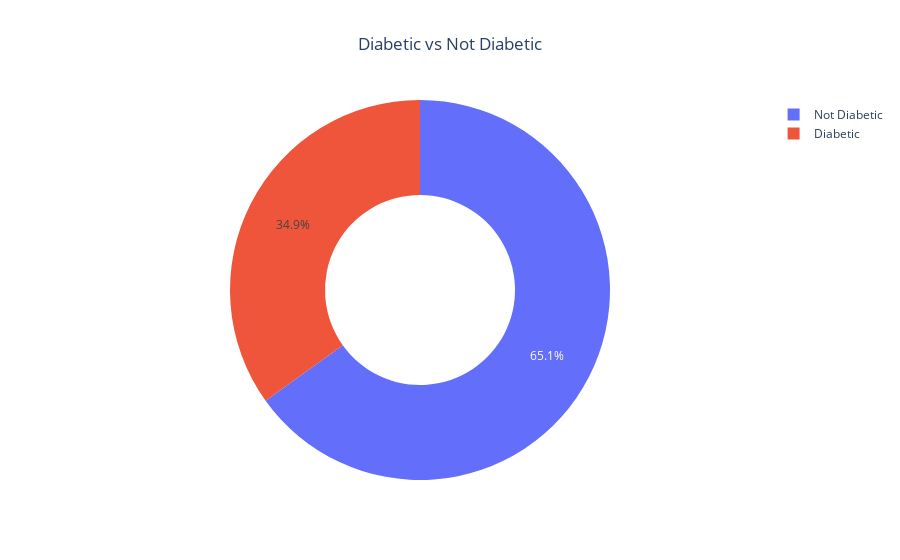
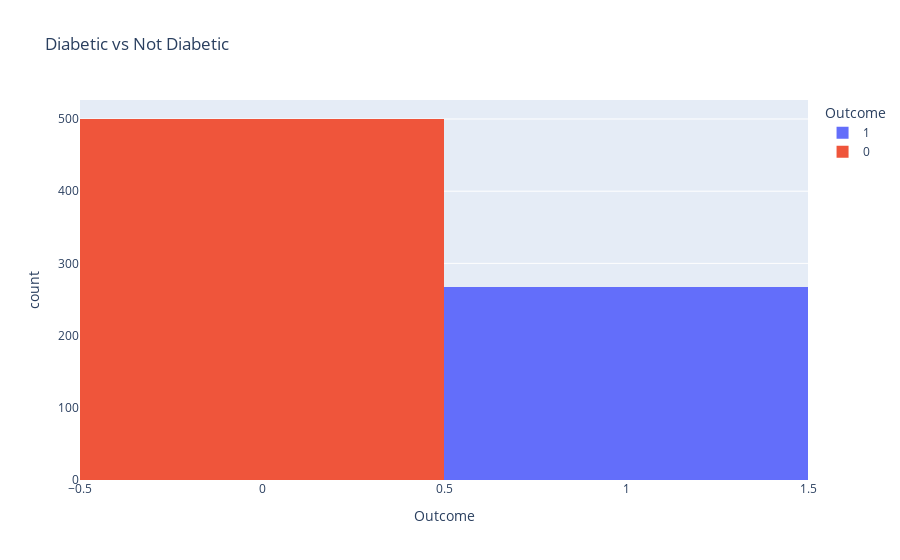

The notebook cell saved with these charts, in order:
### Code cell
labels = ['Not Diabetic', 'Diabetic']
values = df_copy['Outcome'].value_counts()
fig = go.Figure(data=[go.Pie(labels=labels, values=values, hole=.5)])
fig.update_layout(title_text='Diabetic vs Not Diabetic', title_x=0.5)
fig.show()

fig = px.histogram(df_copy, x="Outcome", color="Outcome", title="Diabetic vs Not Diabetic")
fig.show()

### Figure 1 — Plotly figure (JSON) as saved in the notebook; plotly's stock layout.template omitted (floating-point values rounded to 4 significant figures)
{"data": [{"hole": 0.5, "labels": ["Not Diabetic", "Diabetic"], "type": "pie", "values": [500, 268]}], "layout": {"title": {"text": "Diabetic vs Not Diabetic", "x": 0.5}}}

### Figure 2 — Plotly figure (JSON) as saved in the notebook; plotly's stock layout.template omitted (floating-point values rounded to 4 significant figures; data arrays with more than 128 entries replaced by an {"elided": "..."} marker saying what was removed)
{"data": [{"alignmentgroup": "True", "bingroup": "x", "hovertemplate": "Outcome=%{x}<br>count=%{y}<extra></extra>", "legendgroup": "1", "marker": {"color": "#636efa", "pattern": {"shape": ""}}, "name": "1", "offsetgroup": "1", "orientation": "v", "showlegend": true, "type": "histogram", "x": {"elided": "268 int values"}, "xaxis": "x", "yaxis": "y"}, {"alignmentgroup": "True", "bingroup": "x", "hovertemplate": "Outcome=%{x}<br>count=%{y}<extra></extra>", "legendgroup": "0", "marker": {"color": "#EF553B", "pattern": {"shape": ""}}, "name": "0", "offsetgroup": "0", "orientation": "v", "showlegend": true, "type": "histogram", "x": {"elided": "500 int values"}, "xaxis": "x", "yaxis": "y"}], "layout": {"barmode": "relative", "legend": {"title": {"text": "Outcome"}, "tracegroupgap": 0}, "title": {"text": "Diabetic vs Not Diabetic"}, "xaxis": {"anchor": "y", "categoryarray": [1, 0], "categoryorder": "array", "domain": [0, 1], "title": {"text": "Outcome"}}, "yaxis": {"anchor": "x", "domain": [0, 1], "title": {"text": "count"}}}}
